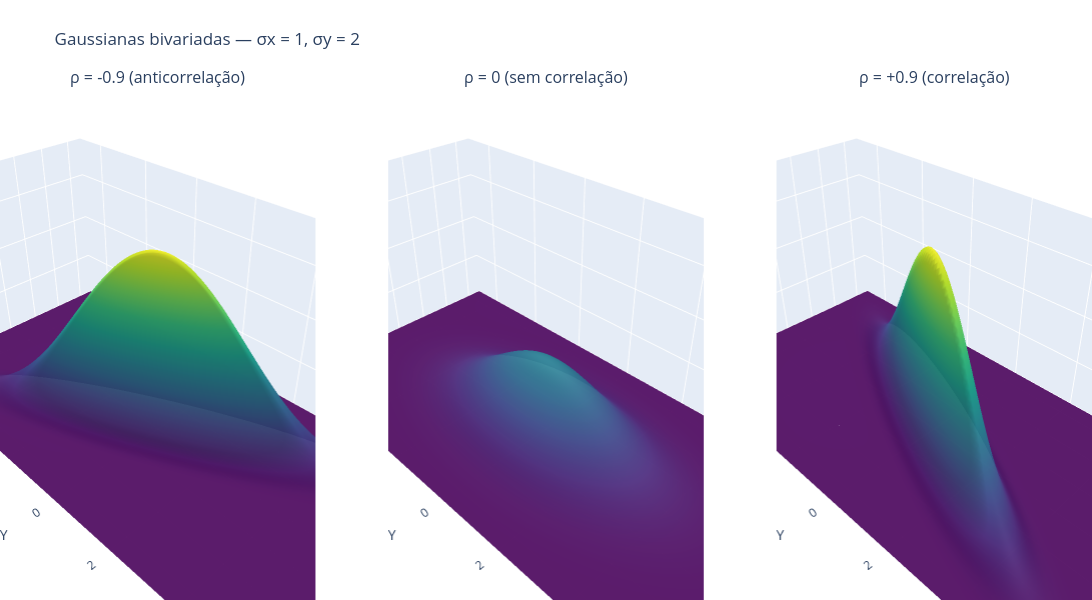

This figure's notebook cell:
### Code cell
import numpy as np
import plotly.graph_objects as go
from plotly.subplots import make_subplots

# Parâmetros
sigma_x = 1.0
sigma_y = 2.0

rhos = [-0.9, 0.0, 0.9]

# Espaço dos observáveis
x = np.linspace(-3.5, 3.5, 120)
y = np.linspace(-7, 7, 120)

X, Y = np.meshgrid(x, y)


def gaussian_bivariate(X, Y, rho, sigma_x, sigma_y):

    det = sigma_x**2 * sigma_y**2 * (1 - rho**2)

    q = (
        (X / sigma_x)**2
        - 2 * rho * X * Y / (sigma_x * sigma_y)
        + (Y / sigma_y)**2
    ) / (1 - rho**2)

    return np.exp(-q / 2) / (2 * np.pi * np.sqrt(det))


# Três gráficos 3D
fig = make_subplots(
    rows=1,
    cols=3,
    specs=[[{"type": "surface"}] * 3],
    subplot_titles=[
        "ρ = -0.9 (anticorrelação)",
        "ρ = 0 (sem correlação)",
        "ρ = +0.9 (correlação)"
    ]
)

for i, rho in enumerate(rhos):

    Z = gaussian_bivariate(
        X, Y, rho, sigma_x, sigma_y
    )

    fig.add_trace(
        go.Surface(
            x=X,
            y=Y,
            z=Z,
            colorscale="Viridis",
            cmin=0,
            cmax=0.19,
            showscale=False,
            opacity=0.95
        ),
        row=1,
        col=i + 1
    )

# Configuração visual
fig.update_layout(
    title=(
        "Gaussianas bivariadas — "
        "σx = 1, σy = 2"
    ),
    width=1500,
    height=600,
    margin=dict(l=0, r=0, b=0, t=90)
)

# Mesma escala nos três gráficos
for i in range(1, 4):

    fig.update_layout(
        **{
            f"scene{i}": dict(
                xaxis=dict(
                    title="X",
                    range=[-3.5, 3.5]
                ),
                yaxis=dict(
                    title="Y",
                    range=[-7, 7]
                ),
                zaxis=dict(
                    title="Densidade",
                    range=[0, 0.19]
                ),
                aspectmode="manual",
                aspectratio=dict(
                    x=1,
                    y=2,
                    z=0.8
                )
            )
        }
    )

fig.show()

### Figure 1 — Plotly figure (JSON) as saved in the notebook; plotly's stock layout.template omitted (floating-point values rounded to 4 significant figures; data arrays with more than 128 entries replaced by an {"elided": "..."} marker saying what was removed)
{"data": [{"cmax": 0.19, "cmin": 0, "colorscale": [[0, "#440154"], [0.1111, "#482878"], [0.2222, "#3e4989"], [0.3333, "#31688e"], [0.4444, "#26828e"], [0.5556, "#1f9e89"], [0.6667, "#35b779"], [0.7778, "#6ece58"], [0.8889, "#b5de2b"], [1, "#fde725"]], "opacity": 0.95, "scene": "scene", "showscale": false, "type": "surface", "x": {"elided": "120x120 float values"}, "y": {"elided": "120x120 float values"}, "z": {"elided": "120x120 float values"}}, {"cmax": 0.19, "cmin": 0, "colorscale": [[0, "#440154"], [0.1111, "#482878"], [0.2222, "#3e4989"], [0.3333, "#31688e"], [0.4444, "#26828e"], [0.5556, "#1f9e89"], [0.6667, "#35b779"], [0.7778, "#6ece58"], [0.8889, "#b5de2b"], [1, "#fde725"]], "opacity": 0.95, "scene": "scene2", "showscale": false, "type": "surface", "x": {"elided": "120x120 float values"}, "y": {"elided": "120x120 float values"}, "z": {"elided": "120x120 float values"}}, {"cmax": 0.19, "cmin": 0, "colorscale": [[0, "#440154"], [0.1111, "#482878"], [0.2222, "#3e4989"], [0.3333, "#31688e"], [0.4444, "#26828e"], [0.5556, "#1f9e89"], [0.6667, "#35b779"], [0.7778, "#6ece58"], [0.8889, "#b5de2b"], [1, "#fde725"]], "opacity": 0.95, "scene": "scene3", "showscale": false, "type": "surface", "x": {"elided": "120x120 float values"}, "y": {"elided": "120x120 float values"}, "z": {"elided": "120x120 float values"}}], "layout": {"annotations": [{"font": {"size": 16}, "showarrow": false, "text": "ρ = -0.9 (anticorrelação)", "x": 0.1444, "xanchor": "center", "xref": "paper", "y": 1, "yanchor": "bottom", "yref": "paper"}, {"font": {"size": 16}, "showarrow": false, "text": "ρ = 0 (sem correlação)", "x": 0.5, "xanchor": "center", "xref": "paper", "y": 1, "yanchor": "bottom", "yref": "paper"}, {"font": {"size": 16}, "showarrow": false, "text": "ρ = +0.9 (correlação)", "x": 0.8556, "xanchor": "center", "xref": "paper", "y": 1, "yanchor": "bottom", "yref": "paper"}], "height": 600, "margin": {"b": 0, "l": 0, "r": 0, "t": 90}, "scene": {"aspectmode": "manual", "aspectratio": {"x": 1, "y": 2, "z": 0.8}, "domain": {"x": [0, 0.2889], "y": [0, 1]}, "xaxis": {"range": [-3.5, 3.5], "title": {"text": "X"}}, "yaxis": {"range": [-7, 7], "title": {"text": "Y"}}, "zaxis": {"range": [0, 0.19], "title": {"text": "Densidade"}}}, "scene2": {"aspectmode": "manual", "aspectratio": {"x": 1, "y": 2, "z": 0.8}, "domain": {"x": [0.3556, 0.6444], "y": [0, 1]}, "xaxis": {"range": [-3.5, 3.5], "title": {"text": "X"}}, "yaxis": {"range": [-7, 7], "title": {"text": "Y"}}, "zaxis": {"range": [0, 0.19], "title": {"text": "Densidade"}}}, "scene3": {"aspectmode": "manual", "aspectratio": {"x": 1, "y": 2, "z": 0.8}, "domain": {"x": [0.7111, 1], "y": [0, 1]}, "xaxis": {"range": [-3.5, 3.5], "title": {"text": "X"}}, "yaxis": {"range": [-7, 7], "title": {"text": "Y"}}, "zaxis": {"range": [0, 0.19], "title": {"text": "Densidade"}}}, "title": {"text": "Gaussianas bivariadas — σx = 1, σy = 2"}, "width": 1500}}
